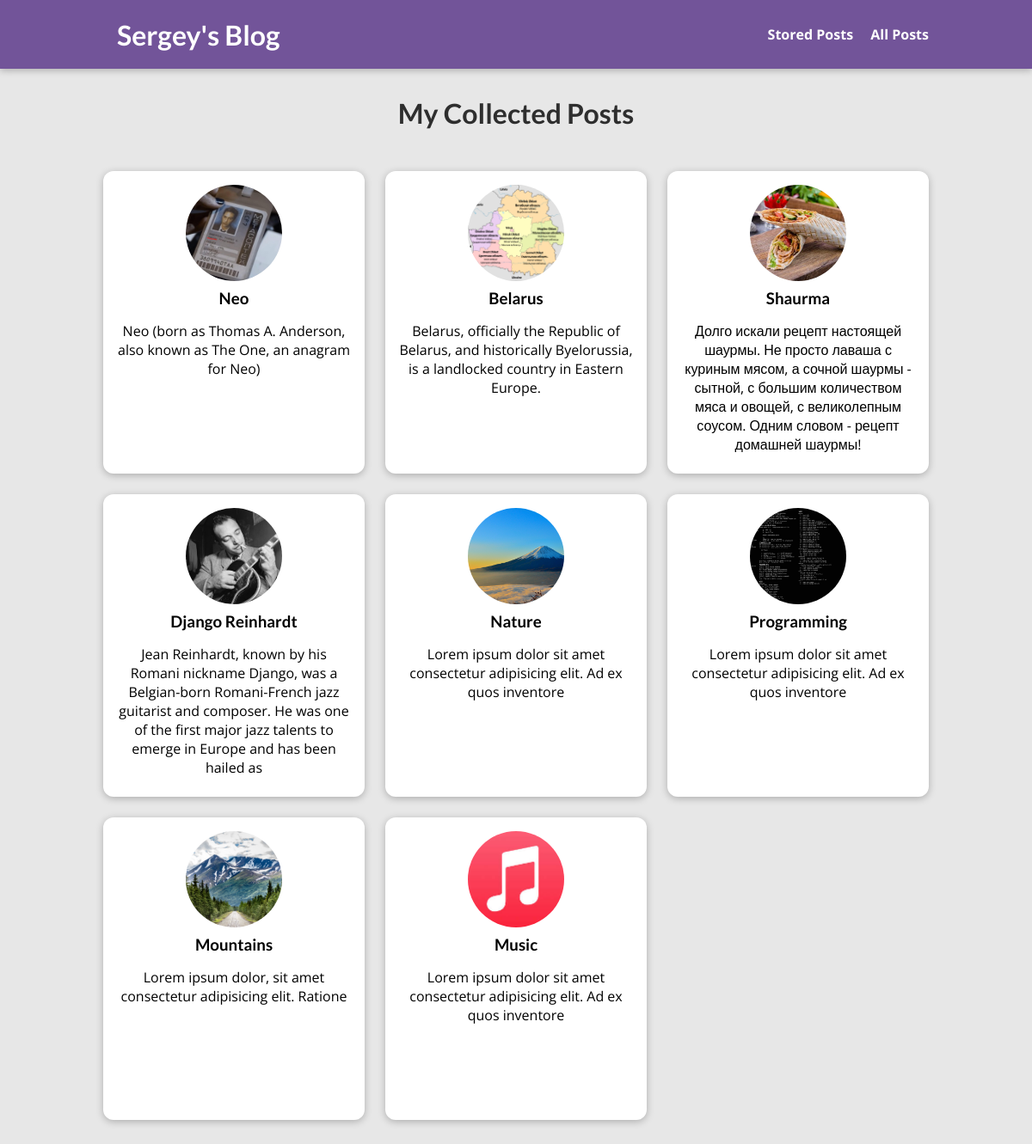
The page /posts on the database its author committed.
### blog/models.py (models this page shows, shortened)
class Post(models.Model):
    title = models.CharField(max_length=150)
    excerpt = models.CharField(max_length=200)
    image = models.ImageField(upload_to="posts", null=True)
    date = models.DateField(auto_now=True)
    slug = models.SlugField(unique=True, db_index=True)
    content = models.TextField(validators=[MinLengthValidator(10)])
    author = models.ForeignKey(
        Author, on_delete=models.SET_NULL, null=True, related_name="posts")
    tags = models.ManyToManyField(Tag)

### blog/views.py (the view)
# urls.py: path("posts", views.AllPostsView.as_view(), name="posts-page"),
class AllPostsView(ListView):
    template_name = "blog/all-posts.html"
    model = Post
    ordering = ["-date"]
    context_object_name = "all_posts"

### blog/templates/blog/all-posts.html (shortened to what this page needs)
{% extends 'base.html' %}
{% load static %}
{% block css_files %}
    <link rel="stylesheet" href="{% static 'blog/post.css' %}" />
    <link rel="stylesheet" href="{% static 'blog/all-posts.css' %}" />
{% endblock %}
{% block content %}
<section id="all-posts">
    <h2>My Collected Posts</h2>
    <ul>
        {% for post in all_posts %}
            {% include 'blog/includes/post.html' %}
        {% endfor %}
    </ul>
</section>
{% endblock %}

### blog/templates/blog/includes/post.html
<li>
    <article class="post">
        <a href='{% url "post-detail-page" post.slug %}'>
            <img src='{{ post.image.url }}' alt="{{ post.title }}" />
            <div class="post__content">
                <h3>{{ post.title }}</h3>
                <p>
                    {{ post.excerpt }}
                </p>
            </div>
        </a>
    </article>
</li>

### static/app.css (style rules this page uses)
* { box-sizing: border-box; }
html { font-family: 'Open Sans', 'Lato', sans-serif; }
body { margin: 0; }
h1, h2, h3 { font-family: 'Lato', sans-serif; font-weight: bold; }

### blog/static/blog/post.css (style rules this page uses)
.post { display: flex; flex-direction: column; align-items: center; text-align: center; }
.post a { text-decoration: none; color: black; transition: all 0.2s ease; padding: 1rem; }
.post img { width: 5rem; height: 5rem; object-fit: cover; border-radius: 50%; }
.post h3 { margin: 0.25rem 0; }

### blog/static/blog/all-posts.css (style rules this page uses)
body { background-color: #e7e7e7; }
#all-posts { margin: 7rem auto; width: 90%; max-width: 60rem; }
#all-posts h2 { text-align: center; font-size: 2rem; color: #2e2e2e; margin: 3rem 0; }
ul { list-style: none; margin: 0; padding: 0; display: grid; grid-template-columns: repeat(auto-fill, minmax(17rem, 1fr)); gap: 1.5rem; }
.post img { width: 7rem; height: 7rem; }
.post a { height: 22rem; transform-origin: center; box-shadow: 0 2px 8px rgba(0, 0, 0, 0.25); border-radius: 12px; background-color: white; }

### rows shown on the page
Post: image (picture), title "Neo", excerpt "Neo (born as Thomas A. Anderson, also known as The One, an anagram for Neo)"
Post: image (picture), title "Belarus", excerpt "Belarus, officially the Republic of Belarus, and historically Byelorussia, is a landlocked country in Eastern Europe."
Post: image (picture), title "Shaurma", excerpt "Долго искали рецепт настоящей шаурмы. Не просто лаваша с куриным мясом, а сочной шаурмы - сытной, с большим количеством мяса и овощей, с великолепным соусом. Одним словом - рецепт домашней шаурмы!"
Post: image (picture), title "Django Reinhardt", excerpt "Jean Reinhardt, known by his Romani nickname Django, was a Belgian-born Romani-French jazz guitarist and composer. He was one of the first major jazz talents to emerge in Europe and has been hailed as"
Post: image (picture), title "Nature", excerpt "Lorem ipsum dolor sit amet consectetur adipisicing elit. Ad ex quos inventore"
Post: image (picture), title "Programming", excerpt "Lorem ipsum dolor sit amet consectetur adipisicing elit. Ad ex quos inventore"
Post: image (picture), title "Mountains", excerpt "Lorem ipsum dolor, sit amet consectetur adipisicing elit. Ratione"
Post: image (picture), title "Music", excerpt "Lorem ipsum dolor sit amet consectetur adipisicing elit. Ad ex quos inventore"
